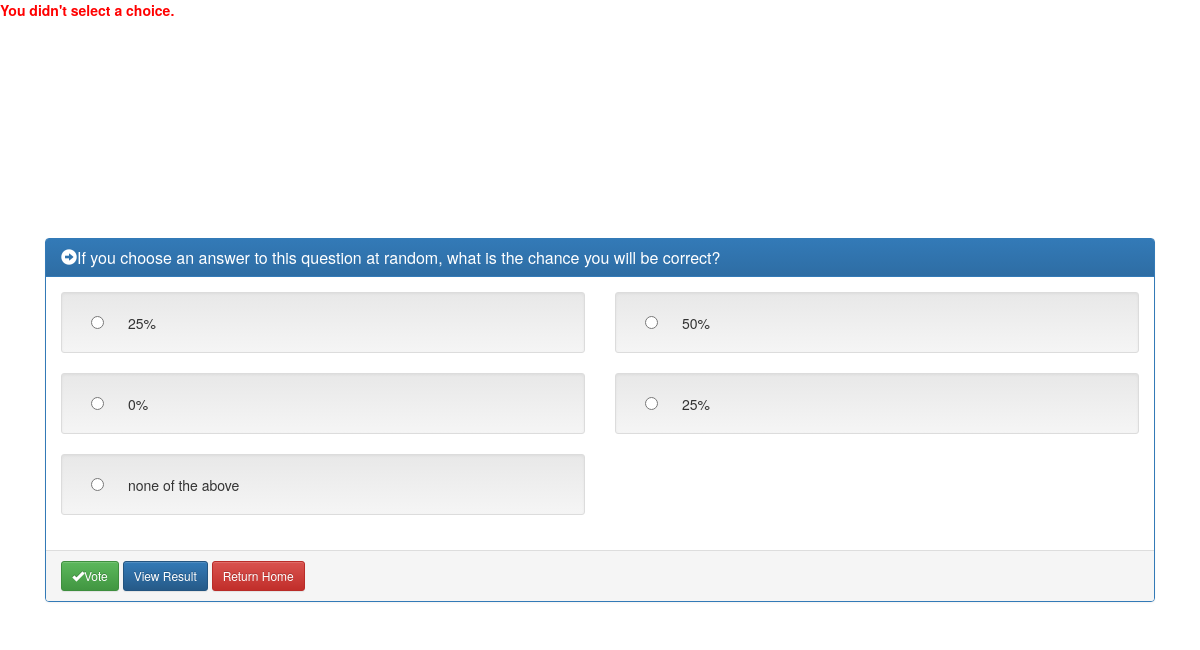
The page /polls/4/vote/ on the database its author committed.
### polls/models.py (models this page shows, shortened)
class Question(models.Model):
    question_text = models.CharField(max_length=200)
    pub_date = models.DateTimeField('date published')

class Choice(models.Model):
    question = models.ForeignKey(Question, on_delete=models.CASCADE)
    choice_text = models.CharField(max_length=200)
    votes = models.IntegerField(default=0)

### polls/views.py (the view)
# urls.py: url(r'^(?P<question_id>[0-9]+)/vote/$', views.vote, name='vote'),
def vote(request, question_id):
    question = get_object_or_404(Question, pk=question_id)
    try:
        selected_choice = question.choice_set.get(pk=request.POST['choice'])
    except (KeyError, Choice.DoesNotExist):
        return render(request, 'polls/detail.html', {
            'question': question,
            'error_message': "You didn't select a choice.",
        })
    else:
        selected_choice.votes += 1
        selected_choice.save()
        return HttpResponseRedirect(reverse('polls:results', args=(question.id,)))

### polls/templates/polls/detail.html (shortened to what this page needs)
{% extends "polls/base.html" %}
{% block detailcontent %}
{% if error_message %}<p><strong>{{ error_message }}</strong></p>{% endif %}
<form action="{% url 'polls:vote' question.id %}" method="post">
<div class="jumbotron vertical-center">
<div class = "container">
    <div class = "span12">
<div class="col-md-12">
            <div class="panel panel-primary">
                <div class="panel-heading">
                    <h3 class="panel-title">
                        <span class="glyphicon glyphicon-circle-arrow-right"></span>{{ question.question_text }}</h3>
                </div>
                <div class="panel-body two-col">
                    <div class="row">
            {% for choice in question.choice_set.all %}
                        <div class="col-md-6">
                            <div class="well well-sm">
                                <div class="checkbox">
                                    <label>
                                      <input type="radio" name="choice" id="choice{{ forloop.counter }}" value="{{ choice.id }}" />
                                        <label for="choice{{ forloop.counter }}">{{ choice.choice_text }}</label><br />
                                    </label>
                                </div>
                            </div>
                        </div>
{% endfor %}
                    </div>
                </div>
                <div class="panel-footer">
                    <button type="submit" value="vote" class="btn btn-success btn-sm">
                        <span class="glyphicon glyphicon-ok"></span>Vote</button>
                    <a href = "{% url 'polls:results' question.id %}"><button type="button" class="btn btn-primary btn-sm">
                        View Result</button></a>
                    <a href = "{% url 'polls:index'%}"><button type="button" class="btn btn-danger btn-sm">
                        Return Home</button></a>
                </div>
            </div>
        </div>
      </div>
    </div>
  </div>
    </form>
{% endblock %}

### polls/static/css/polls.css (style rules this page uses)
p { color :red; }
body { background-image:no-repeat center center fixed; background-color: transparent; width: 100%; height: 100%; background-size: cover; -webkit-background-size: cover; -moz-background-size: cover; -o-background-size: cover; background-size: cover; }
.vertical-center { min-height: 100%; min-height: 100vh; display: flex; align-items: center; background-color: transparent; }

### rows shown on the page
Question: question_text "If you choose an answer to this question at random, what is the chance you will be correct?"
Choice: choice_text "25%"
Choice: choice_text "50%"
Choice: choice_text "0%"
Choice: choice_text "25%"
Choice: choice_text "none of the above"

### other values the page prints
{{ error_message }} "You didn't select a choice."
